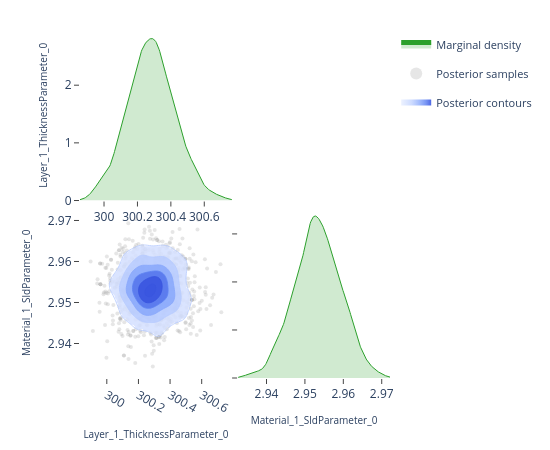

Source (notebook cell):
### Code cell
# ---- Pairwise focus: thickness vs SLD ---------------------------------------
# A 2-parameter corner plot zooms in on the joint posterior for a specific
# pair.  This is the same view the EasyReflectometryApp's "2D Heatmap"
# sub-tab uses to inspect parameter degeneracies.


params_of_interest = ['Layer_1_ThicknessParameter_0', 'Material_1_SldParameter_0']
idx = [posterior.param_names.index(p) for p in params_of_interest]
subset_draws = np.asarray(posterior.draws)[:, idx]

fig = plot_corner(subset_draws, params_of_interest)
fig.show()

### Figure 1 — Plotly figure (JSON) as saved in the notebook; plotly's stock layout.template omitted (floating-point values rounded to 4 significant figures; data arrays with more than 128 entries replaced by an {"elided": "..."} marker saying what was removed)
{"data": [{"fill": "tozeroy", "fillcolor": "rgba(44, 160, 44, 0.22)", "hoverinfo": "skip", "legendgroup": "marginal", "line": {"color": "rgb(44, 160, 44)", "width": 1}, "mode": "lines", "name": "Marginal density", "showlegend": true, "type": "scatter", "x": {"elided": "256 float values"}, "xaxis": "x", "y": {"elided": "256 float values"}, "yaxis": "y"}, {"hoverinfo": "skip", "legendgroup": "scatter", "marker": {"color": "rgba(140, 140, 140, 0.22)", "size": 4}, "mode": "markers", "name": "Posterior samples", "showlegend": true, "type": "scatter", "x": {"elided": "880 float values"}, "xaxis": "x3", "y": {"elided": "880 float values"}, "yaxis": "y3", "zorder": 0}, {"colorscale": [[0.0, "rgba(224, 233, 255, 0.62)"], [0.35, "rgba(183, 203, 255, 0.70)"], [0.6, "rgba(138, 169, 252, 0.78)"], [0.82, "rgba(96, 131, 242, 0.84)"], [1.0, "rgba(58, 86, 224, 0.90)"]], "connectgaps": false, "contours": {"coloring": "fill", "end": 186.4, "showlabels": false, "showlines": false, "size": 29.44, "start": 39.25}, "hoverinfo": "skip", "legendgroup": "contour", "name": "Posterior contours", "showlegend": true, "showscale": false, "type": "contour", "x": [299.9, 299.9, 299.9, 299.9, 299.9, 299.9, 299.9, 299.9, 299.9, 300.0, 300.0, 300.0, 300.0, 300.0, 300.0, 300.0, 300.0, 300.1, 300.1, 300.1, 300.1, 300.1, 300.1, 300.1, 300.1, 300.1, 300.2, 300.2, 300.2, 300.2, 300.2, 300.2, 300.2, 300.2, 300.2, 300.3, 300.3, 300.3, 300.3, 300.3, 300.3, 300.3, 300.3, 300.4, 300.4, 300.4, 300.4, 300.4, 300.4, 300.4, 300.4, 300.4, 300.5, 300.5, 300.5, 300.5, 300.5, 300.5, 300.5, 300.5, 300.5, 300.6, 300.6, 300.6, 300.6, 300.6, 300.6, 300.6, 300.6, 300.7, 300.7, 300.7, 300.7, 300.7, 300.7, 300.7, 300.7, 300.7, 300.8, 300.8], "xaxis": "x3", "y": [2.933, 2.933, 2.934, 2.934, 2.935, 2.935, 2.936, 2.936, 2.937, 2.937, 2.938, 2.938, 2.939, 2.939, 2.94, 2.94, 2.941, 2.941, 2.942, 2.942, 2.943, 2.943, 2.944, 2.944, 2.945, 2.945, 2.946, 2.946, 2.947, 2.947, 2.948, 2.948, 2.949, 2.949, 2.95, 2.95, 2.951, 2.951, 2.952, 2.952, 2.953, 2.953, 2.954, 2.954, 2.955, 2.955, 2.956, 2.956, 2.957, 2.957, 2.958, 2.958, 2.959, 2.959, 2.96, 2.96, 2.961, 2.961, 2.962, 2.962, 2.963, 2.963, 2.964, 2.964, 2.965, 2.965, 2.966, 2.966, 2.967, 2.967, 2.968, 2.968, 2.969, 2.969, 2.97, 2.97, 2.971, 2.971, 2.972, 2.972], "yaxis": "y3", "z": {"elided": "80x80 float values"}, "zmax": 186.4, "zmin": 39.25, "zorder": 1}, {"colorscale": [[0.0, "rgba(183, 203, 255, 0.94)"], [0.35, "rgba(183, 203, 255, 0.94)"], [0.35, "rgba(138, 169, 252, 0.95)"], [0.6, "rgba(138, 169, 252, 0.95)"], [0.6, "rgba(96, 131, 242, 0.96)"], [0.82, "rgba(96, 131, 242, 0.96)"], [0.82, "rgba(58, 86, 224, 0.98)"], [1.0, "rgba(58, 86, 224, 0.98)"]], "contours": {"coloring": "lines", "end": 186.4, "showlabels": false, "size": 29.44, "start": 39.25}, "hoverinfo": "skip", "legendgroup": "contour", "line": {"width": 0.9}, "showlegend": false, "showscale": false, "type": "contour", "x": [299.9, 299.9, 299.9, 299.9, 299.9, 299.9, 299.9, 299.9, 299.9, 300.0, 300.0, 300.0, 300.0, 300.0, 300.0, 300.0, 300.0, 300.1, 300.1, 300.1, 300.1, 300.1, 300.1, 300.1, 300.1, 300.1, 300.2, 300.2, 300.2, 300.2, 300.2, 300.2, 300.2, 300.2, 300.2, 300.3, 300.3, 300.3, 300.3, 300.3, 300.3, 300.3, 300.3, 300.4, 300.4, 300.4, 300.4, 300.4, 300.4, 300.4, 300.4, 300.4, 300.5, 300.5, 300.5, 300.5, 300.5, 300.5, 300.5, 300.5, 300.5, 300.6, 300.6, 300.6, 300.6, 300.6, 300.6, 300.6, 300.6, 300.7, 300.7, 300.7, 300.7, 300.7, 300.7, 300.7, 300.7, 300.7, 300.8, 300.8], "xaxis": "x3", "y": [2.933, 2.933, 2.934, 2.934, 2.935, 2.935, 2.936, 2.936, 2.937, 2.937, 2.938, 2.938, 2.939, 2.939, 2.94, 2.94, 2.941, 2.941, 2.942, 2.942, 2.943, 2.943, 2.944, 2.944, 2.945, 2.945, 2.946, 2.946, 2.947, 2.947, 2.948, 2.948, 2.949, 2.949, 2.95, 2.95, 2.951, 2.951, 2.952, 2.952, 2.953, 2.953, 2.954, 2.954, 2.955, 2.955, 2.956, 2.956, 2.957, 2.957, 2.958, 2.958, 2.959, 2.959, 2.96, 2.96, 2.961, 2.961, 2.962, 2.962, 2.963, 2.963, 2.964, 2.964, 2.965, 2.965, 2.966, 2.966, 2.967, 2.967, 2.968, 2.968, 2.969, 2.969, 2.97, 2.97, 2.971, 2.971, 2.972, 2.972], "yaxis": "y3", "z": {"elided": "80x80 float values"}, "zmax": 186.4, "zmin": 39.25, "zorder": 2}, {"fill": "tozeroy", "fillcolor": "rgba(44, 160, 44, 0.22)", "hoverinfo": "skip", "legendgroup": "marginal", "line": {"color": "rgb(44, 160, 44)", "width": 1}, "mode": "lines", "name": "Marginal density", "showlegend": false, "type": "scatter", "x": {"elided": "256 float values"}, "xaxis": "x4", "y": {"elided": "256 float values"}, "yaxis": "y4"}], "layout": {"height": 450, "legend": {"font": {"size": 11}, "itemsizing": "constant", "orientation": "v", "x": 1.02, "xanchor": "left", "y": 1.0, "yanchor": "top"}, "margin": {"b": 60, "l": 80, "r": 160, "t": 30}, "plot_bgcolor": "white", "showlegend": true, "width": 550, "xaxis": {"anchor": "y", "domain": [0.0, 0.49], "showgrid": false, "ticks": "outside", "zeroline": false}, "xaxis2": {"anchor": "y2", "domain": [0.51, 1.0], "showgrid": false, "ticks": "outside", "visible": false, "zeroline": false}, "xaxis3": {"anchor": "y3", "domain": [0.0, 0.49], "showgrid": false, "ticks": "outside", "title": {"font": {"size": 10}, "text": "Layer_1_ThicknessParameter_0"}, "zeroline": false}, "xaxis4": {"anchor": "y4", "domain": [0.51, 1.0], "showgrid": false, "ticks": "outside", "title": {"font": {"size": 10}, "text": "Material_1_SldParameter_0"}, "zeroline": false}, "yaxis": {"anchor": "x", "domain": [0.51, 1.0], "showgrid": false, "ticks": "outside", "title": {"font": {"size": 10}, "text": "Layer_1_ThicknessParameter_0"}, "zeroline": false}, "yaxis2": {"anchor": "x2", "domain": [0.51, 1.0], "showgrid": false, "ticks": "outside", "visible": false, "zeroline": false}, "yaxis3": {"anchor": "x3", "domain": [0.0, 0.49], "showgrid": false, "ticks": "outside", "title": {"font": {"size": 10}, "text": "Material_1_SldParameter_0"}, "zeroline": false}, "yaxis4": {"anchor": "x4", "domain": [0.0, 0.49], "showgrid": false, "showticklabels": false, "ticks": "outside", "zeroline": false}}}
